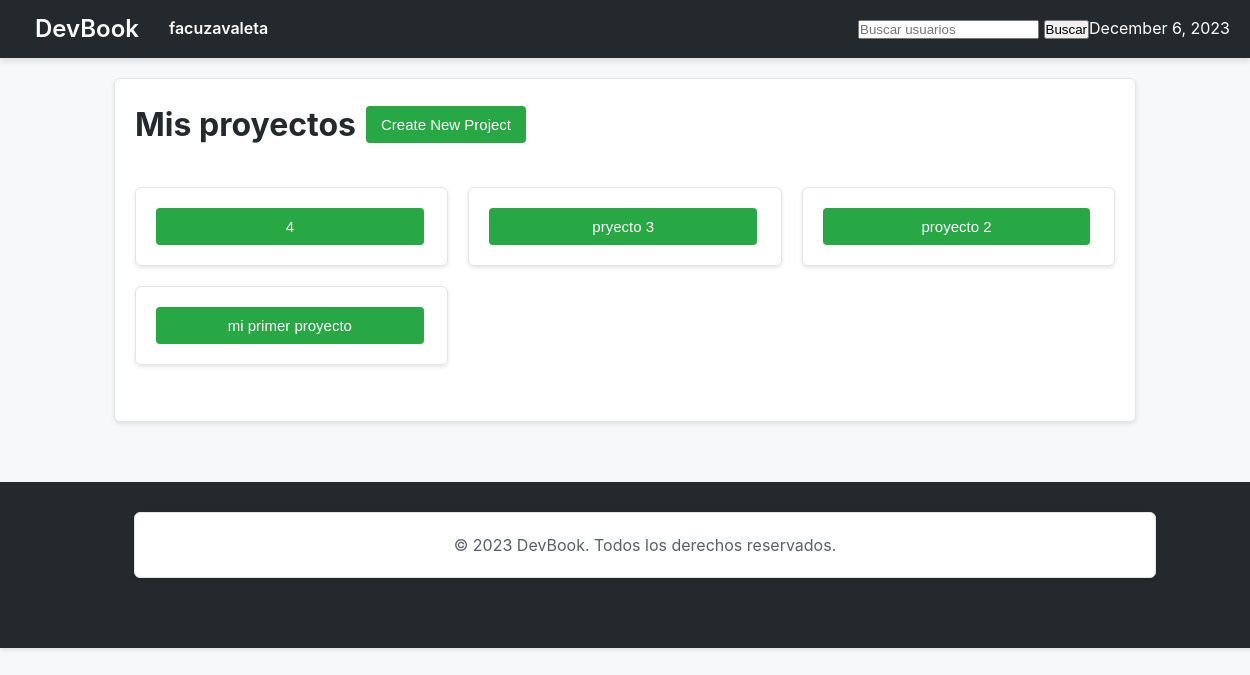
/facuzavaleta/projects/ (signed in), run on an earlier commit of the app's database.
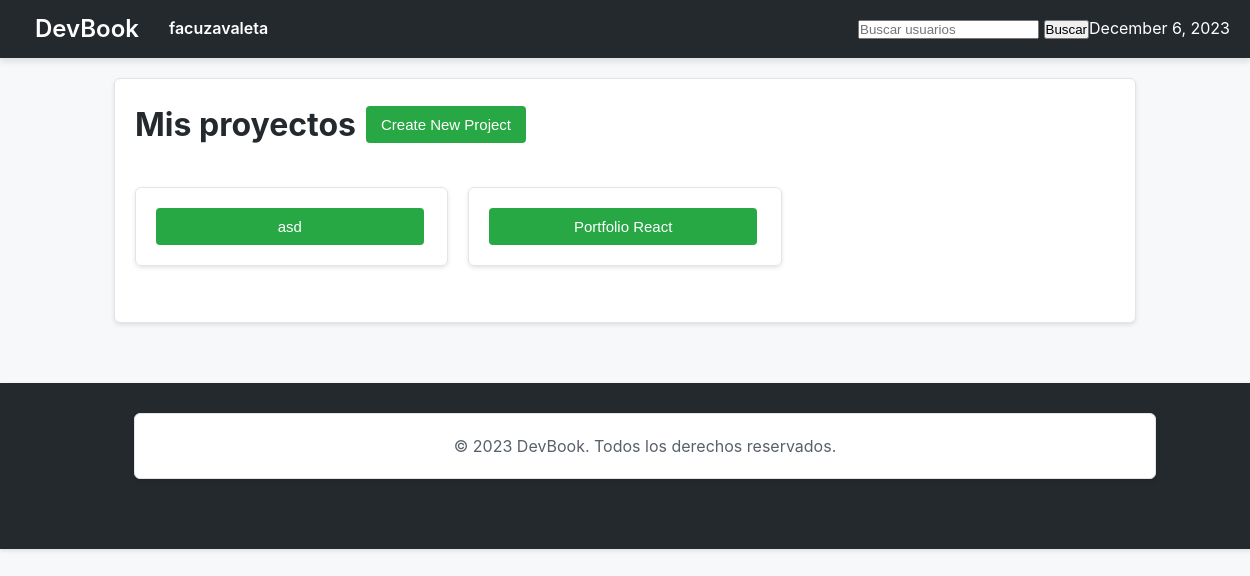
And on a later commit of the database.
### projects/models.py (models this page shows, shortened)
class Project(models.Model):
    user = models.ForeignKey(CustomUser, on_delete=models.CASCADE)
    title = models.CharField(max_length=25)
    description = models.TextField()
    link = models.URLField(blank=True, null=True)
    repository_link = models.URLField(blank=True, null=True)
    image = models.ImageField(upload_to='project_images/', blank=True, null=True)
    created_at = models.DateTimeField(default=timezone.now)
    modified_at = models.DateTimeField(auto_now=True)

### projects/views.py (the view)
# urls.py: path('', projects_index, name='projects_index'),
@login_required
def projects_index(request, username):
    user = get_object_or_404(CustomUser, username=username)
    is_owner = request.user == user
    user_projects = Project.objects.filter(user__username=username).order_by('-created_at')
    return render(request, 'projects/projects_index.html', {'username': username, 'is_owner': is_owner, 'user_projects': user_projects})

### devbook/context_processors.py (called while the page is built)
def current_datetime(request):
    return {'current_datetime': datetime.now()}

### projects/templates/projects/projects_index.html
{% extends 'base.html' %}
{% block page_content %}
{% if is_owner %}
    <div class="my-projects">
        <h1>Mis proyectos</h1>
        <button class="enter-btn"><a href="{% url 'create_project' username=username %}">Create New Project</a></button>
    </div>
{% else %}
    <h1>{{ username }} Projects Index</h1>
{% endif %}
{% if user_projects %}
<div class="user-projects">
    <ul class="project-grid">
        {% for project in user_projects %}
            <li>
                <div class="project-card">
                    <button class="comment-btn"><a href="{% url 'project_detail' username=username project_id=project.id %}">{{ project.title }}</a></button>
                </div>
            </li>
        {% endfor %}
    </ul>
</div>
{% else %}
    <p>No projects created</p>
{% endif %}
{% endblock %}

What changed in the data, as far as the page shows it:
removed Project: title "4"
removed Project: title "pryecto 3"
removed Project: title "proyecto 2"
removed Project: title "mi primer proyecto"
added Project: title "asd"
added Project: title "Portfolio React"
